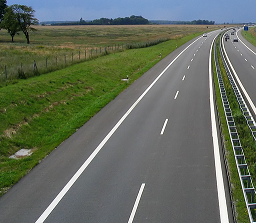
#> input picture Lab/houghLines/houghLines3.png, 256 x 223 px
$ python hough_lines_template.py   (older library calls are emulated)
#> lines starting #> are read from the running program, lines starting #| are printed output that depends on the picture; long printed decimals are rounded
import os
import math
import cv2
import numpy as np
import matplotlib.pyplot as plt

# ----------------- Sobel Kernels ---------------------
sobelKernelVertical = np.array([
    [1, 0, -1],
    [2, 0, -2],
    [1, 0, -1]
])

sobelKernelHorizontal = np.array([
    [1, 2, 1],
    [0, 0, 0],
    [-1, -2, -1]
])

sobelKernelDiagonal135 = np.array([
    [0, 1, 2],
    [-1, 0, 1],
    [-2, -1, 0]
])

sobelKernelDiagonal45 = np.array([
    [2, 1, 0],
    [1, 0, -1],
    [0, -1, -2]
])


def rgbImgToGray(inRGBImg):
    gray = cv2.cvtColor(inRGBImg, cv2.COLOR_BGR2GRAY)
    return gray


def sobel(imgGray):
    # remove noise
    img = cv2.GaussianBlur(imgGray, (5, 5), 0)

    # Apply Sobel Masks
    resultH = cv2.filter2D(img, cv2.CV_32F, sobelKernelHorizontal)
    resultV = cv2.filter2D(img, cv2.CV_32F, sobelKernelVertical)
    resultD45 = cv2.filter2D(img, cv2.CV_32F, sobelKernelDiagonal45)
    resultD135 = cv2.filter2D(img, cv2.CV_32F, sobelKernelDiagonal135)

    #TODO: combine the images
    img = np.sqrt(pow(resultH, 2) + pow(resultV, 2) + pow(resultD45, 2) + pow(resultD135, 2))

    return img


def normalize(inImg):
    image = inImg.copy()

    max = np.max(image)
    factor = max / 255.0
    normalized = image / factor

    return normalized

# --------------- hough space functions -----------------------
# -------------------------------------------------------------
#old method name "iterateImage"
def getAccumulationBuffer(inImg, minThresh):
    global accBuffHeight
    global accBuffWidth
    global radiusHelperArr
    accumulationBuffer = np.zeros((accBuffHeight, accBuffWidth), dtype='float32')

    countFG = 0
    for y in range(0, inImgHeight):
        for x in range(0, inImgWidth):
            edgeVal = inImg[x][y]
            if edgeVal > minThresh:
                countFG += 1
                # draw each of these positions as sinusoidal curve in param space
                for degreeIdx in range(0, accBuffWidth):
                    # calculate the radius
                    rad = (degreeIdx * math.pi) / 180.0
                    sinVal = math.sin(rad)
                    cosVal = math.cos(rad)
                    # now calculate radius from angle via polar coordinate formula
                    radiusIdx = int(x * cosVal + y * sinVal + 0.5)
                    if radiusIdx >= 1.0:
                        accumulationBuffer[radiusIdx][degreeIdx] += 1.0


    print('accumulation buffer calculated with #FG = ' + str(countFG) + " ratio = " + str(countFG / (inImgWidth * inImgHeight)))
    return accumulationBuffer


def findMaximaInHoughSpace(accumulationBuffer) :
  global accBuffHeight
  global accBuffWidth
  global degreePrecision
  radiusAtMaxVal = -1
  degreeAtMaxVal = -1
  maxVal = -1

  for degreeIdx in range(0, accBuffWidth):
      for radiusIdx in range(0, accBuffHeight):
          currVal = accumulationBuffer[radiusIdx, degreeIdx]
          if currVal > maxVal:
            maxVal = currVal
            radiusAtMaxVal = radiusIdx
            degreeAtMaxVal = degreeIdx
            print("new MAX found with " + str(maxVal) + " at radius " + str(radiusAtMaxVal) + " and degree " + str(degreeAtMaxVal))


  return radiusAtMaxVal, degreeAtMaxVal, maxVal


# --------------- add lines to image --------------------------
# -------------------------------------------------------------


def addLineToImg(imgRGB, maxDegree, maxRadius, accBuffHeight, accBuffWidth, lineColor):
    print('add line to image called with r=' + str(maxRadius) + " degree= " + str(maxDegree))
    x1, y1, x2, y2 = getLineFromHoughSpace(maxDegree, maxRadius, accBuffHeight, accBuffWidth)
    print('resulting line from (' + str(x1) + "," + str(y1) + ") to (" + str(x2) + ", " + str(y2) + ")")
    cv2.line(imgRGB, (x1, y1), (x2, y2), lineColor, thickness=1)  # bgr color model


def getLineFromHoughSpace(maxDegree, maxRadius, accBuffHeight, accBuffWidth):
    p1_x = maxRadius
    p1_y = -accBuffWidth
    p2_x = maxRadius
    p2_y = accBuffWidth
    rad = ((90.0 - maxDegree) / 180.0) * math.pi
    p1_x_new = round(p1_x * math.cos(rad) - p1_y * math.sin(rad))
    p1_y_new = round(p1_x * math.sin(rad) + p1_y * math.cos(rad))
    p2_x_new = round(p2_x * math.cos(rad) - p2_y * math.sin(rad))
    p2_y_new = round(p2_x * math.sin(rad) + p2_y * math.cos(rad))
    return (p1_x_new, p1_y_new, p2_x_new, p2_y_new)


# ==================== MAIN ==============================================
def main(inImgRGB, lineColor, minThresh):
    # paths for saving images

    imgGray = rgbImgToGray(imgRGB)
    plot1 = plt.imshow(imgGray)
    plt.show()

    # get Sobel img
    img_sobel = sobel(imgGray)
    img_normalized = normalize(img_sobel)
    plot2 = plt.imshow(img_normalized)
    plt.show()

    accumulationBuffer = getAccumulationBuffer(img_normalized, minThresh)
    accumulationBuffer16 = accumulationBuffer.astype(np.uint16)

    accumulationBuffer_normalized = normalize(accumulationBuffer)
    plot3 = plt.imshow(accumulationBuffer_normalized)
    plt.show()

    maxRadius, maxDegree, maxVal  = findMaximaInHoughSpace(accumulationBuffer)
    #TODO define params globally. Thresh relative to max (e.g. 20% of max value in entire accumulation buffer image)

     # add the lines to the image
    addLineToImg(imgRGB, maxDegree, maxRadius, accBuffHeight, accBuffWidth, lineColor)
    plot4 = plt.imshow(imgRGB)
    plt.show()


def init(inImgHeight, inImgWidth) :
    global accBuffWidth #to access and manipulate the global variable
    global accBuffHeight
    accBuffWidth = 180 # 0° to 179°, otherwise 0° and 180° would be redundant
    accBuffHeight = int(np.sqrt(inImgHeight * inImgHeight + inImgWidth * inImgWidth) + 0.5 + 1.0) #plus 0.5 to round it, plus 1 to allow for the 0-line with +/-diag above and below
    print('init() finished')


if __name__ == "__main__":
    lineColor = (255, 0, 0)
    imgInPath = "houghLines3.png"
    imgRGB = cv2.imread(imgInPath)
#> imgRGB is the input picture: shape (223, 256, 3); mean B, G, R 93.9, 107.8, 99.3
    inImgWidth = np.shape(imgRGB)[0]
#> inImgWidth = 223
    inImgHeight = np.shape(imgRGB)[1]
#> inImgHeight = 256
    minThresh = 40

    #calculated in init method:
    accBuffWidth = -1
    accBuffHeight = -1
    init(inImgHeight, inImgWidth)

    main(imgRGB, lineColor, minThresh)
#> in rgbImgToGray, `gray = cv2.cvtColor(inRGBImg, cv2.COLOR_BGR2GRAY)`:
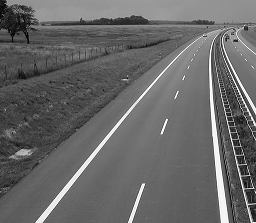
#> gray: shape (223, 256); min 0, max 255, mean 103.6
#> in sobel, `resultH = cv2.filter2D(img, cv2.CV_32F, sobelKernelHorizontal)`:
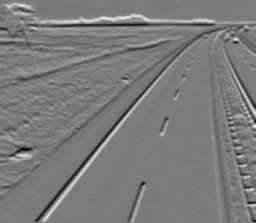
#> resultH: shape (223, 256) float32; min -288, max 310, mean 1.5; drawn with min black and max white
#> in sobel, `resultV = cv2.filter2D(img, cv2.CV_32F, sobelKernelVertical)`:
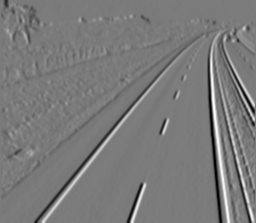
#> resultV: shape (223, 256) float32; min -388, max 416, mean -1.1; drawn with min black and max white
#> in sobel, `resultD45 = cv2.filter2D(img, cv2.CV_32F, sobelKernelDiagonal45)`:
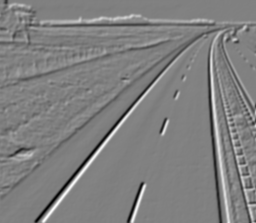
#> resultD45: shape (223, 256) float32; min -374, max 370, mean 0.3; drawn with min black and max white
#> in sobel, `resultD135 = cv2.filter2D(img, cv2.CV_32F, sobelKernelDiagonal135)`:
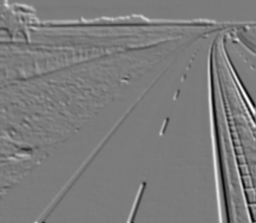
#> resultD135: shape (223, 256) float32; min -374, max 398, mean 1.9; drawn with min black and max white
#> in sobel, `img = np.sqrt(pow(resultH, 2) + pow(resultV, 2) + pow(resultD45, 2) + ..`:
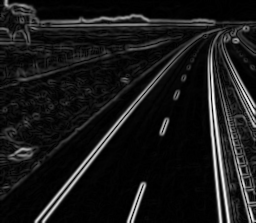
#> img: shape (223, 256) float32; min 0, max 609, mean 60.8; drawn with min black and max white
#> in normalize, `max = np.max(image)`: max = 609
#> in normalize, `factor = max / 255.0`: factor = 2.39
#> after the loop in getAccumulationBuffer, `for y in range(0, inImgHeight):`:
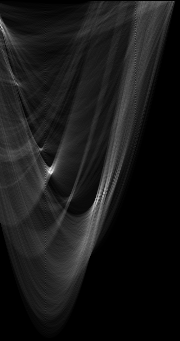
#> accumulationBuffer: shape (341, 180) float32; min 0, max 237, mean 24.4
#> after the loop in getAccumulationBuffer, `for y in range(0, inImgHeight):`: countFG = 10385
#| accumulation buffer calculated with #FG = 10385 ratio = 0.1819
#> after the loop in findMaximaInHoughSpace, `for degreeIdx in range(0, accBuffWidth):`: degreeAtMaxVal = 49; maxVal = 237; radiusAtMaxVal = 172
#> in main, `maxRadius, maxDegree, maxVal  = findMaximaInHoughSpace(accumulationBuf..`: maxDegree = 49; maxVal = 237
#| add line to image called with r=172 degree= 49
#> in getLineFromHoughSpace, `p1_x = maxRadius`: p1_x = 172
#> in getLineFromHoughSpace, `rad = ((90.0 - maxDegree) / 180.0) * math.pi`: rad = 0.716
#> in getLineFromHoughSpace, `p1_x_new = round(p1_x * math.cos(rad) - p1_y * math.sin(rad))`: p1_x_new = 248
#> in getLineFromHoughSpace, `p1_y_new = round(p1_x * math.sin(rad) + p1_y * math.cos(rad))`: p1_y_new = -23
#> in getLineFromHoughSpace, `p2_x_new = round(p2_x * math.cos(rad) - p2_y * math.sin(rad))`: p2_x_new = 12
#> in getLineFromHoughSpace, `p2_y_new = round(p2_x * math.sin(rad) + p2_y * math.cos(rad))`: p2_y_new = 249
#> in addLineToImg, `x1, y1, x2, y2 = getLineFromHoughSpace(maxDegree, maxRadius, accBuffHe..`: x1 = 248; y1 = -23; x2 = 12; y2 = 249
#| resulting line from (248,-23) to (12, 249)

$ run again, with Lab/houghLines/houghLines1.png copied over Lab/houghLines/houghLines3.png
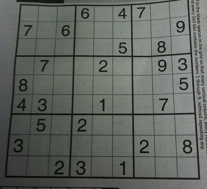
#> input picture Lab/houghLines/houghLines1.png, 207 x 189 px
#> imgRGB is the input picture: shape (189, 207, 3); mean B, G, R 96.9, 102.1, 97.6
#> max = 339.7
#> factor = 1.33
#> after the loop in getAccumulationBuffer, `for y in range(0, inImgHeight):`:
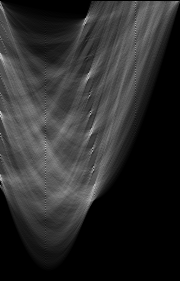
#> accumulationBuffer: shape (281, 180) float32; min 0, max 197, mean 44.5
#> after the loop in getAccumulationBuffer, `for y in range(0, inImgHeight):`: countFG = 15907
#| accumulation buffer calculated with #FG = 15907 ratio = 0.4066
#> max = 197
#> factor = 0.773
#> in normalize (call 2), `normalized = image / factor`:
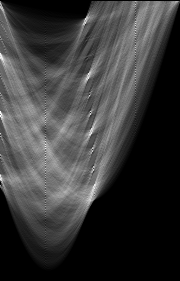
#> normalized: shape (281, 180) float32; min 0, max 255, mean 57.5
#> after the loop in findMaximaInHoughSpace, `for degreeIdx in range(0, accBuffWidth):`: degreeAtMaxVal = 0; maxVal = 197; radiusAtMaxVal = 115
#> in main, `maxRadius, maxDegree, maxVal  = findMaximaInHoughSpace(accumulationBuf..`: maxDegree = 0; maxVal = 197
#| add line to image called with r=115 degree= 0
#> p1_x = 115
#> rad = 1.57
#> p1_x_new = 180
#> p1_y_new = 115
#> p2_x_new = -180
#> p2_y_new = 115
#> x1 = 180; y1 = 115; x2 = -180; y2 = 115
#| resulting line from (180,115) to (-180, 115)
